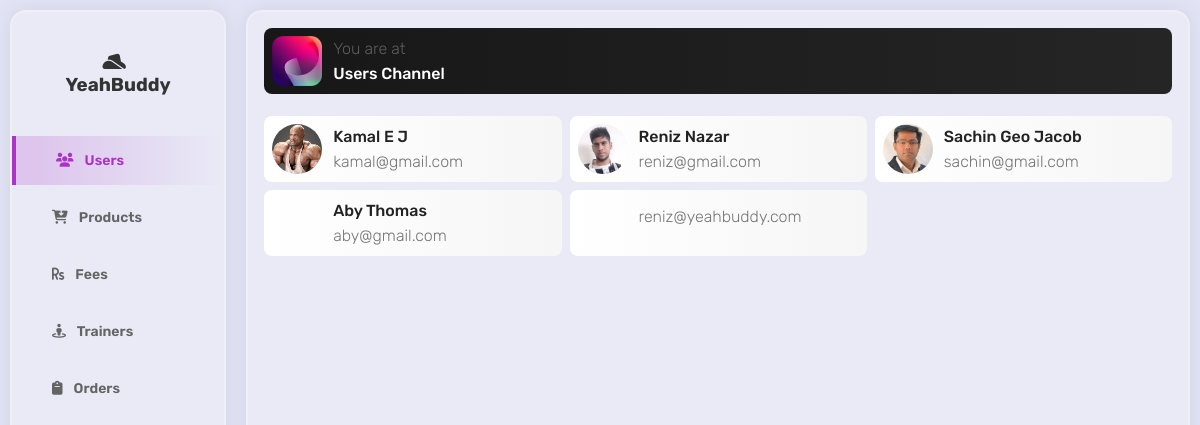
Screenshot of /admin/adminIndex.php with the database file from the repository.
### tables this page shows
CREATE TABLE `usertable` (
  `id` int(11) NOT NULL,
  `firstName` varchar(50) DEFAULT NULL,
  `lastName` varchar(50) DEFAULT NULL,
  `gender` varchar(10) DEFAULT NULL,
  `email` varchar(30) NOT NULL,
  `password` varchar(500) NOT NULL,
  `profile_pic` varchar(300) DEFAULT 'images/uploads/logo.jpg',
  `phone` bigint(12) DEFAULT 0,
  `role` varchar(10) NOT NULL DEFAULT 'user'
);

### admin/adminIndex.php (the view, shortened to what this page needs)
<?php
    include('adminTop.php');
?>
<div class="contentBox">
    <div class="titleBox">
        <div class="titleImageBox"></div>
        <div class="titleDetailsBox">
            <p>You are at</p>
            <p>Users Channel</p>
        </div>
    </div>
    <div class="mainUserContentBox">
    <?php
        include('../includes/db.inc.php');
        $sql = "SELECT * FROM usertable";
        $result = mysqli_query($conn, $sql);
        while($row = mysqli_fetch_assoc($result)) {
            echo '<div class="userBox">
            <div class="userImageBox">
                <img src="../'.$row['profile_pic'].'" alt="" class="userPic">
            </div>
            <div class="userDetailsBox">
                <p>'.$row['firstName'].' '.$row['lastName'].'</p>
                <p>'.$row['email'].'</p>
            </div>
        </div>';
        }
    ?>
    </div>
</div>
<?php
    include('adminBottom.php');
?>

### admin/css/style.css (style rules this page uses)
* { margin: 0; padding: 0; text-decoration: none; outline: none; font-family: 'Rubik', sans-serif; }
body { width: 100%; min-height: 100vh; background: #E2E3F4; display: flex; box-sizing: border-box; }
.contentBox { width: 100%; height: 100%; padding: 16px; background: #e9eaf6; border: 2px solid rgba(248, 246, 246, 0.383); box-shadow: 0 0 20px rgba(0, 0, 0, 0.075); border-radius: 16px; box-sizing: border-box; }
.titleBox { background: linear-gradient(to right,#171717,#252525); width: 100%; padding: 8px; border-radius: 8px; box-sizing: border-box; display: flex; position: relative; }
.titleImageBox { width: 50px; height: 50px; background: url('../../images/icon.png'); background-size: cover; background-position: center; box-sizing: border-box; }
.titleDetailsBox { padding: 0 8px; box-sizing: border-box; }
.titleDetailsBox p { color: #fff; padding: 3px; font-weight: 500; }
.titleDetailsBox p:nth-child(1) { color: rgba(255, 255, 255, 0.301); font-weight: 300; }
.mainUserContentBox { position: relative; width: 100%; display: grid; grid-template-columns: repeat(3,1fr); gap: 8px; top: 3%; }
.userBox { background: linear-gradient(to right,#ffffff,#f6f6f6); width: 100%; padding: 8px; border-radius: 8px; box-sizing: border-box; display: flex; position: relative; }
.userImageBox { width: 50px; height: 50px; box-sizing: border-box; position: relative; border-radius: 100%; overflow: hidden; }
.userPic { max-width: 100%; max-height: 100%; }
.userDetailsBox { padding: 0 8px; box-sizing: border-box; }
.userDetailsBox p { color: rgb(34, 34, 34); padding: 3px; font-weight: 500; }
.userDetailsBox p:nth-child(2) { color: rgba(0, 0, 0, 0.534); font-weight: 300; }

### rows the page displays
usertable: profile_pic (picture), firstName "Kamal", lastName "E J", email "kamal@gmail.com"
usertable: profile_pic (picture), firstName "Reniz", lastName "Nazar", email "reniz@gmail.com"
usertable: profile_pic (picture), firstName "Sachin", lastName "Geo Jacob", email "sachin@gmail.com"
usertable: firstName "Aby", lastName "Thomas", email "aby@gmail.com"
usertable: email "reniz@yeahbuddy.com"
